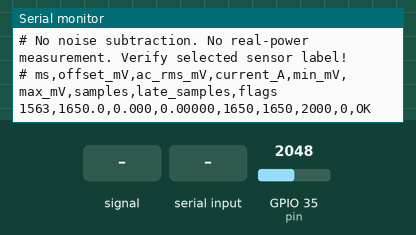
Simulated run of this program. Board: ESP32. On the bench: the last lines printed to the serial monitor. The test bench sets the inputs (shaded band); at power-on: GPIO 35 (pin) = 2048. EEPROM starts erased.

Above: at 1.7 s.
1.8 s: GPIO 35 (pin) fed a 200 Hz sine of ±1023 counts around its level
At 4.2 s:
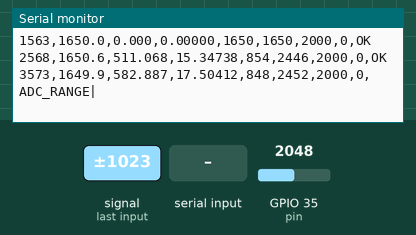
5.9 s: GPIO 35 (pin) set to 1360
At 7.1 s:
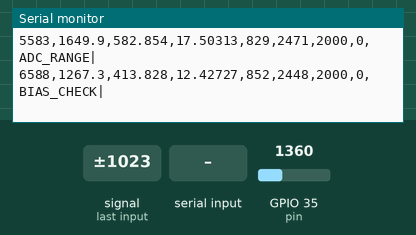
9.0 s: "cal \n" received over Serial
At 10.2 s:
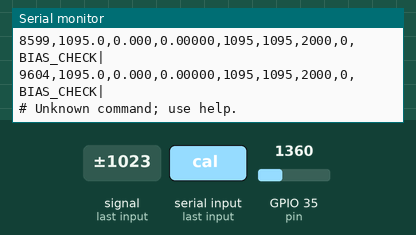
11.1 s: "diag on\n" received over Serial
At 12.1 s:
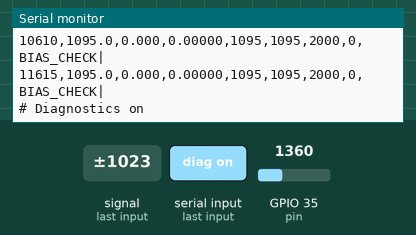
14.1 s: GPIO 35 (pin) set to 24
At 15.5 s:
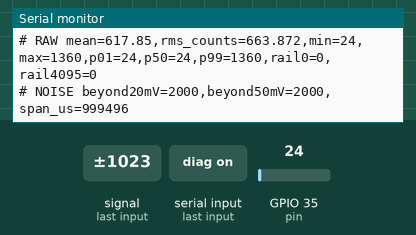
17.1 s: GPIO 35 (pin) set to 90
At 18.5 s:
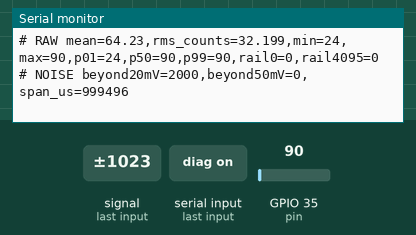
Timing chart, 0 to 20.1 s (numbered marks = the images above; inputs shaded):
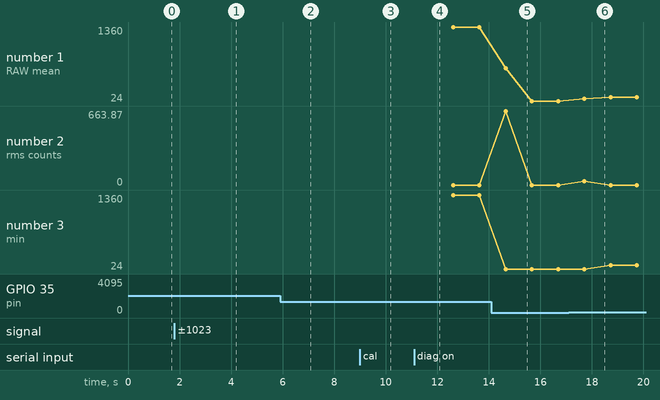

The program:

main.cpp
```cpp
// (licence header left out)
#include <Arduino.h>
#include <Preferences.h>
#include <driver/adc.h>
#include <esp_adc_cal.h>
#include "RmsWindow.h"
#include "RawDiagnostics.h"

namespace {
constexpr uint32_t samplePeriodUs = 500; // 2 ksample/s
constexpr uint32_t samplesPerWindow = 2000; // 1 s, 50 nominal mains cycles
constexpr double dividerGain = 0.5; // R1 = R4 = 10k
constexpr double ratedAmps = 5.0;
Preferences preferences;
esp_adc_cal_characteristics_t adcCalibration;
float ratedVolts = 0.333f;
float correction = 1.0f;
bool diagnostics = false;
bool paused = false;
uint32_t dumpCount = 0;
uint16_t rawSamples[samplesPerWindow];
uint16_t mvSamples[samplesPerWindow];
uint32_t sampleTimes[samplesPerWindow];
RawDiagnostics<samplesPerWindow> rawDiagnostics;

class AnalogSampler {
public:
    virtual uint16_t readRaw() = 0;
    virtual ~AnalogSampler() = default;
};
class GpioSampler : public AnalogSampler {
public:
    uint8_t pin = 35;
    adc1_channel_t channel() const { return pin == 35 ? ADC1_CHANNEL_7 : ADC1_CHANNEL_6; }
    bool select(uint8_t selected) {
        if (selected != 34 && selected != 35) return false;
        const auto next = selected == 35 ? ADC1_CHANNEL_7 : ADC1_CHANNEL_6;
        if (adc1_config_channel_atten(next, ADC_ATTEN_DB_12) != ESP_OK) return false;
        pin = selected;
        return true;
    }
    uint16_t readRaw() override {
        return adc1_get_raw(channel());
    }
};
GpioSampler hardware;

void settings() {
    Serial.printf("# Mini port=%s; GPIO%u; sensor=5A/%.3fV; divider=0.5; calibration=%.5f; A/V=%.5f\n",
                  hardware.pin == 35 ? "ADC2" : "ADC1", hardware.pin, ratedVolts, correction, ratedAmps / (ratedVolts * dividerGain) * correction);
}
void help() {
    Serial.println("# Commands (Enter): sensor 333 | sensor 1000 | cal <factor> | port adc1 | port adc2 | pin 34 | pin 35 | status | help");
    Serial.println("# Diagnostics: diag on | diag off | dump | dump full | pause | resume");
    Serial.println("# Dump captures the next window, prints 200 or all 2000 samples, then pauses.");
    Serial.println("# Pin, sensor and calibration saved in NVS. Sensor change resets calibration to 1.");
    Serial.println("# No noise subtraction. No real-power measurement. Verify selected sensor label!");
    Serial.println("# ms,offset_mV,ac_rms_mV,current_A,min_mV,max_mV,samples,late_samples,flags");
}
void command(const String &s) {
    if (s == "sensor 333" || s == "sensor 1000") {
        ratedVolts = s == "sensor 333" ? 0.333f : 1.0f;
        correction = 1;
        preferences.putFloat("ratedV", ratedVolts);
        preferences.putFloat("correction", correction);
        settings();
    } else if (s == "pin 34" || s == "pin 35" || s == "port adc1" || s == "port adc2") {
        if (hardware.select((s == "pin 35" || s == "port adc2") ? 35 : 34)) {
            preferences.putUChar("adcPin", hardware.pin);
            settings();
        } else Serial.println("# ADC pin configuration failed; selection unchanged.");
    } else if (s.startsWith("cal ")) {
        char *end = nullptr;
        const char *arg = s.c_str() + 4;
        const float value = strtof(arg, &end);
        if (end == arg || *end || !isfinite(value) || value < 0.1f || value > 10) {
            Serial.println("# Invalid calibration; use factor 0.1..10, decimal point.");
        } else {
            correction = value;
            preferences.putFloat("correction", correction);
            settings();
        }
    } else if (s == "diag on" || s == "diag off") {
        diagnostics = s == "diag on";
        Serial.printf("# Diagnostics %s\n", diagnostics ? "on" : "off");
    } else if (s == "dump" || s == "dump full") {
        dumpCount = s == "dump" ? 200 : samplesPerWindow;
        paused = false;
        Serial.println("# Capture queued; output follows acquisition.");
    } else if (s == "pause" || s == "resume") {
        paused = s == "pause";
        dumpCount = 0;
        Serial.printf("# Measurement %s\n", paused ? "paused" : "running");
    } else if (s == "status") {
        settings();
        Serial.printf("# diagnostics=%s; measurement=%s\n", diagnostics ? "on" : "off", paused ? "paused" : "running");
    }
    else if (s == "help") help();
    else if (s.length()) Serial.println("# Unknown command; use help.");
}
void readCommands() {
    static String line;
    static bool overflow = false;
    while (Serial.available()) {
        const char c = Serial.read();
        if (c == '\n' || c == '\r') {
            if (!overflow) { line.trim(); command(line); }
            else Serial.println("# Command too long.");
            line = ""; overflow = false;
        } else if (line.length() < 64 && !overflow) line += c;
        else overflow = true;
    }
}
void measure(AnalogSampler &sampler) {
    RmsWindow window;
    uint32_t late = 0;
    uint32_t next = micros();
    const uint32_t started = next;
    for (uint32_t i = 0; i < samplesPerWindow; ++i) {
        while (static_cast<int32_t>(micros() - next) < 0) delayMicroseconds(10);
        if (static_cast<int32_t>(micros() - next) > static_cast<int32_t>(samplePeriodUs)) {
            ++late;
            next = micros(); // no burst of catch-up samples
        }
        sampleTimes[i] = micros() - started;
        rawSamples[i] = sampler.readRaw();
        mvSamples[i] = esp_adc_cal_raw_to_voltage(rawSamples[i], &adcCalibration);
        window.add(mvSamples[i]);
        next += samplePeriodUs;
    }
    const double amps = window.acRmsMv() / 1000 * ratedAmps / (ratedVolts * dividerGain) * correction;
    String flags;
    if (window.mean < 1400 || window.mean > 1900) flags += "BIAS_CHECK|";
    if (window.minimum < 150 || window.maximum > 2450) flags += "ADC_RANGE|";
    if (window.minimum < 50 || window.maximum > 3100) flags += "POSSIBLE_CLIP|";
    if (late) flags += "TIMING|";
    if (flags.isEmpty()) flags = "OK";
    Serial.printf("%lu,%.1f,%.3f,%.5f,%.0f,%.0f,%lu,%lu,%s\n",
                  static_cast<unsigned long>(millis()), window.mean, window.acRmsMv(), amps,
                  window.minimum, window.maximum, static_cast<unsigned long>(window.count),
                  static_cast<unsigned long>(late), flags.c_str());
    if (diagnostics || dumpCount) {
        rawDiagnostics.calculate(rawSamples, mvSamples, window.mean);
        const auto &r = rawDiagnostics;
        Serial.printf("# RAW mean=%.2f,rms_counts=%.3f,min=%.0f,max=%.0f,p01=%u,p50=%u,p99=%u,rail0=%lu,rail4095=%lu\n",
                      r.raw.mean, r.raw.acRmsMv(), r.raw.minimum, r.raw.maximum,
                      r.p01, r.p50, r.p99, (unsigned long)r.lowRail, (unsigned long)r.highRail);
        Serial.printf("# NOISE beyond20mV=%lu,beyond50mV=%lu,span_us=%lu\n",
                      (unsigned long)r.beyond20, (unsigned long)r.beyond50,
                      (unsigned long)(sampleTimes[samplesPerWindow - 1] - sampleTimes[0]));
    }
    if (dumpCount) {
        settings();
        Serial.println("# SAMPLE,index,t_us,raw,mV");
        for (uint32_t i = 0; i < dumpCount; ++i) {
            Serial.printf("SAMPLE,%lu,%lu,%u,%u\n", (unsigned long)i,
                          (unsigned long)sampleTimes[i], rawSamples[i], mvSamples[i]);
        }
        dumpCount = 0;
        paused = true;
        Serial.println("# Dump complete; paused. Use resume or dump.");
    }
}
}
void setup() {
    Serial.begin(115200);
    delay(500);
    if (!preferences.begin("sct013-mini", false)) Serial.println("# NVS unavailable; settings may not persist.");
    ratedVolts = preferences.getFloat("ratedV", 0.333f);
    if (fabsf(ratedVolts - 0.333f) > 0.0001f && fabsf(ratedVolts - 1.0f) > 0.0001f) ratedVolts = 0.333f;
    correction = preferences.getFloat("correction", 1.0f);
    if (!isfinite(correction) || correction < 0.1f || correction > 10) correction = 1;
    adc1_config_width(ADC_WIDTH_BIT_12);
    uint8_t savedPin = preferences.getUChar("adcPin", 35);
    if (savedPin != 34 && savedPin != 35) savedPin = 35;
    if (!hardware.select(savedPin)) {
        Serial.println("# ADC configuration failed; measurements paused.");
        paused = true;
    }
    const auto source = esp_adc_cal_characterize(ADC_UNIT_1, ADC_ATTEN_DB_12,
                                                ADC_WIDTH_BIT_12, 1100, &adcCalibration);
    Serial.println("\n# SCT013Head Lab - EnvNode Mini - default port ADC2 / GPIO35 - WiFi disabled");
    Serial.printf("# ADC calibration source: %s\n", source == ESP_ADC_CAL_VAL_EFUSE_TP ? "eFuse two-point" :
                  source == ESP_ADC_CAL_VAL_EFUSE_VREF ? "eFuse Vref" : "default 1100mV (approximate)");
    Serial.println("# Head: R1-R4=10k, C1=10nF, C2=10uF; no sensor: current is noise, not load current.");
    settings(); help();
}
void loop() {
    readCommands();
    if (!paused) measure(hardware);
    delay(5);
}
```

RawDiagnostics.h
```cpp
// (licence header left out)
#pragma once
#include <algorithm>
#include <cstddef>
#include "RmsWindow.h"

// Scratch space is owned by the caller; acquisition order remains intact.
template <size_t N> struct RawDiagnostics {
    static_assert(N > 0, "A diagnostic window must contain samples");
    uint16_t sorted[N];
    RmsWindow raw;
    uint16_t p01 = 0, p50 = 0, p99 = 0;
    uint32_t lowRail = 0, highRail = 0, beyond20 = 0, beyond50 = 0;
    void calculate(const uint16_t (&codes)[N], const uint16_t (&mv)[N], double meanMv) {
        raw = RmsWindow{};
        lowRail = highRail = beyond20 = beyond50 = 0;
        for (size_t i = 0; i < N; ++i) {
            raw.add(codes[i]);
            sorted[i] = codes[i];
            lowRail += codes[i] == 0;
            highRail += codes[i] == 4095;
            const double deviation = std::fabs(mv[i] - meanMv);
            beyond20 += deviation > 20;
            beyond50 += deviation > 50;
        }
        std::sort(sorted, sorted + N);
        // Nearest-rank percentiles.
        p01 = sorted[(N + 99) / 100 - 1];
        p50 = sorted[(50 * N + 99) / 100 - 1];
        p99 = sorted[(99 * N + 99) / 100 - 1];
    }
};
```

RmsWindow.h
```cpp
// (licence header left out)
#pragma once
#include <cmath>
#include <cstdint>

// Welford variance: AC RMS after removing the window's measured DC offset.
struct RmsWindow {
    uint32_t count = 0;
    double mean = 0, m2 = 0;
    double minimum = 1e9, maximum = -1e9;
    void add(double mv) {
        ++count;
        const double delta = mv - mean;
        mean += delta / count;
        m2 += delta * (mv - mean);
        if (mv < minimum) minimum = mv;
        if (mv > maximum) maximum = mv;
    }
    double acRmsMv() const { return count ? std::sqrt(m2 / count) : 0; }
};
```

Measured:
- after the input at 1.8 s, the serial monitor: prints a new line after 0.77 s (image 1)
- after the input at 5.9 s, the serial monitor: prints a new line after 0.69 s (image 2)
- after the input at 9.0 s, the serial monitor: prints a new line after 0.61 s (image 3)
- after the input at 11.1 s, the serial monitor: prints a new line after 0.52 s (image 4)
- after the input at 14.1 s, the serial monitor: prints a new line after 0.56 s (image 5)
- after the input at 17.1 s, the serial monitor: prints a new line after 0.61 s (image 6)
- plotted number 1: 1360 → 24 after the input at 14.1 s, 24 → 90 after the input at 17.1 s
- plotted number 3: 1360 → 24 after the input at 14.1 s, 24 → 90 after the input at 17.1 s
